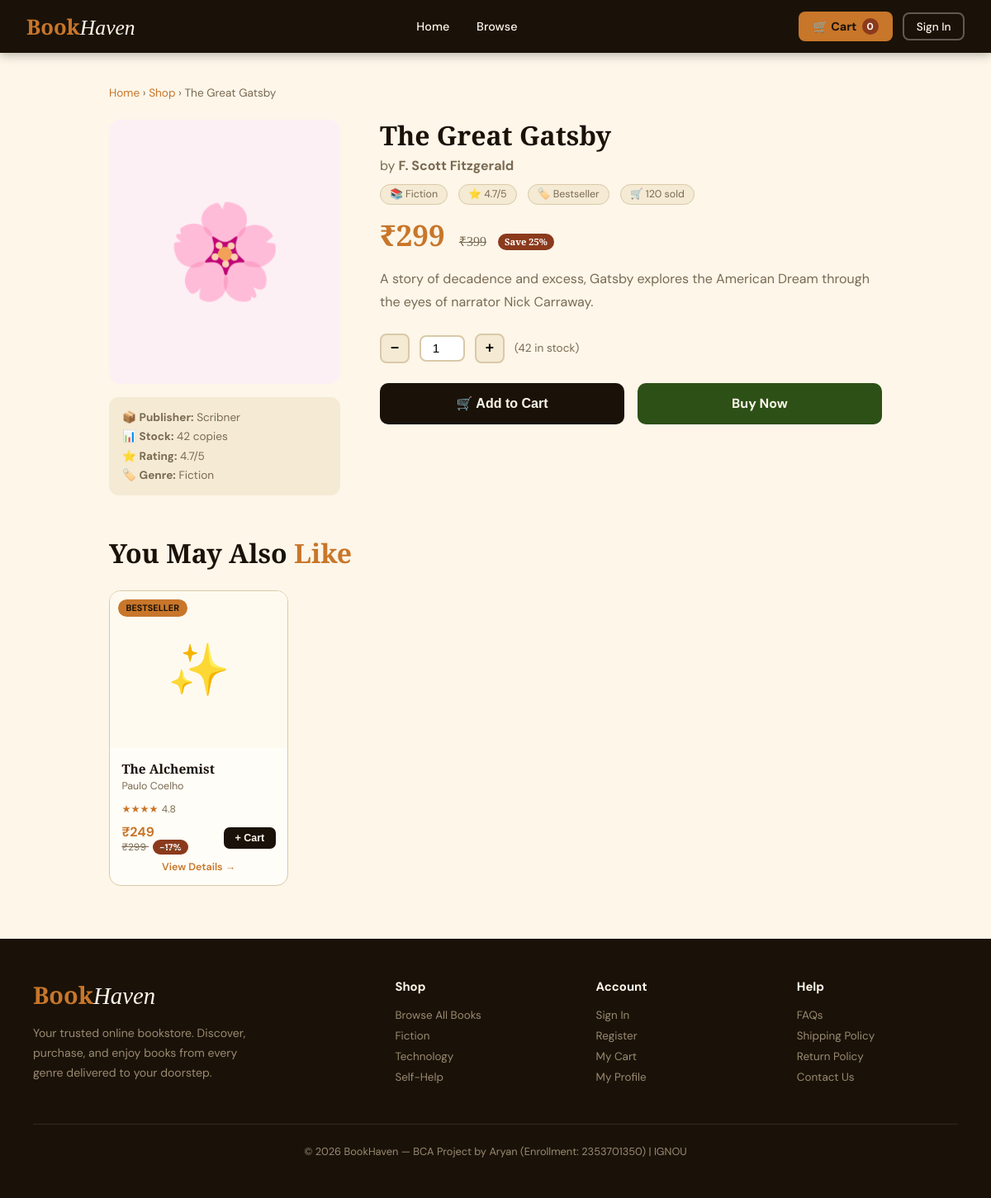
Page /book.php?id=1 on the committed database.
### tables this page shows
CREATE TABLE IF NOT EXISTS books (
    book_id         INT AUTO_INCREMENT PRIMARY KEY,
    title           VARCHAR(255) NOT NULL,
    author          VARCHAR(255) NOT NULL,
    c_id            INT,
    price           DECIMAL(10,2) NOT NULL,
    original_price  DECIMAL(10,2),
    stock           INT DEFAULT 0,
    rating          DECIMAL(2,1) DEFAULT 4.0,
    description     TEXT,
    publisher       VARCHAR(255),
    cover_icon      VARCHAR(10) DEFAULT '📚',
    cover_bg        VARCHAR(20) DEFAULT '#f5f5f5',
    badge           VARCHAR(50) DEFAULT '',
    sold            INT DEFAULT 0,
    created_at      DATETIME DEFAULT CURRENT_TIMESTAMP,
    FOREIGN KEY (c_id) REFERENCES categories(c_id) ON DELETE SET NULL
);

CREATE TABLE IF NOT EXISTS categories (
    c_id    INT AUTO_INCREMENT PRIMARY KEY,
    name    VARCHAR(100) NOT NULL,
    icon    VARCHAR(10) DEFAULT '📚'
);

### book.php (the view, shortened to what this page needs)
<?php
require_once 'includes/header.php';
$id   = (int)($_GET['id'] ?? 0);
$stmt = $conn->prepare("SELECT b.*, c.name AS genre FROM books b LEFT JOIN categories c ON b.c_id=c.c_id WHERE b.book_id=?");
$stmt->bind_param("i", $id);
$stmt->execute();
$book = $stmt->get_result()->fetch_assoc();
$discount = ($book['original_price'] > 0 && $book['original_price'] > $book['price'])
    ? round((1 - $book['price'] / $book['original_price']) * 100) : 0;
$cid      = (int)$book['c_id'];
$related  = $conn->query("SELECT b.*, c.name AS genre FROM books b LEFT JOIN categories c ON b.c_id=c.c_id WHERE b.c_id=$cid AND b.book_id!=$id LIMIT 4");
?>
<div class="book-detail-page">
  <div class="breadcrumb">
    <a href="index.php">Home</a> › <a href="shop.php">Shop</a> › <?= htmlspecialchars($book['title']) ?>
  </div>
  <div class="book-detail-grid">
    <div>
      <div class="detail-cover" style="background:<?= $book['cover_bg'] ?>">
        <span><?= $book['cover_icon'] ?></span>
      </div>
      <div style="margin-top:1rem;background:var(--cream);border-radius:12px;padding:1rem;font-size:.85rem;color:var(--muted);">
        <div style="margin-bottom:.4rem;">📦 <strong>Publisher:</strong> <?= htmlspecialchars($book['publisher']) ?></div>
        <div style="margin-bottom:.4rem;">📊 <strong>Stock:</strong> <?= $book['stock'] ?> copies</div>
        <div style="margin-bottom:.4rem;">⭐ <strong>Rating:</strong> <?= $book['rating'] ?>/5</div>
        <div>🏷️ <strong>Genre:</strong> <?= htmlspecialchars($book['genre']) ?></div>
      </div>
    </div>
    <div>
      <h1 style="font-family:'Playfair Display',serif;font-size:2rem;font-weight:900;line-height:1.2;margin-bottom:.4rem;">
        <?= htmlspecialchars($book['title']) ?>
      </h1>
      <p style="color:var(--muted);font-size:1rem;margin-bottom:.75rem;">by <strong><?= htmlspecialchars($book['author']) ?></strong></p>
      <div class="detail-meta">
        <span class="meta-tag">📚 <?= htmlspecialchars($book['genre']) ?></span>
        <span class="meta-tag">⭐ <?= $book['rating'] ?>/5</span>
        <?php if($book['badge']): ?>
          <span class="meta-tag">🏷️ <?= htmlspecialchars($book['badge']) ?></span>
        <?php endif; ?>
        <span class="meta-tag">🛒 <?= $book['sold'] ?> sold</span>
      </div>
      <div class="detail-price">
        ₹<?= number_format($book['price'], 0) ?>
        <?php if($discount > 0): ?>
          <small>₹<?= number_format($book['original_price'], 0) ?></small>
          <span class="discount-pct">Save <?= $discount ?>%</span>
        <?php endif; ?>
      </div>
      <p class="detail-desc"><?= nl2br(htmlspecialchars($book['description'])) ?></p>
      <?php if($book['stock'] > 0): ?>
        <form method="POST" action="cart.php">
          <div class="qty-control">
            <button type="button" class="qty-btn" data-action="dec">−</button>
            <input type="number" id="quantity" name="quantity" value="1" min="1" max="<?= $book['stock'] ?>" style="width:55px;text-align:center;border:2px solid var(--border);border-radius:8px;padding:.35rem;font-size:.95rem;">
            <button type="button" class="qty-btn" data-action="inc">+</button>
            <span style="color:var(--muted);font-size:.85rem;">(<?= $book['stock'] ?> in stock)</span>
          </div>
          <div class="detail-actions">
            <button type="submit" class="btn-cart-big">🛒 Add to Cart</button>
            <a href="cart.php" class="btn-cart-big" style="background:var(--forest);text-align:center;">Buy Now</a>
          </div>
        </form>
      <?php else: ?>
        <div style="background:#f8d7da;color:#721c24;padding:1rem;border-radius:10px;font-weight:600;">
          ❌ Out of Stock — Check back later.
        </div>
      <?php endif; ?>
    </div>
  </div>
  <?php if($related->num_rows > 0): ?>
    <div style="margin-top:3rem;">
      <h2 class="section-title" style="margin-bottom:1.5rem;">You May Also <span>Like</span></h2>
      <div class="books-grid">
        <?php while($book = $related->fetch_assoc()): ?>
          <?php include 'includes/book_card.php'; ?>
        <?php endwhile; ?>
      </div>
    </div>
  <?php endif; ?>
</div>
<?php require_once 'includes/footer.php'; ?>

### bookhaven/includes/book_card.php (shortened to what this page needs)
<?php
$badgeClass = match(strtolower($book['badge'] ?? '')) {
    'bestseller' => 'badge-bestseller',
    'new'        => 'badge-new new-badge',
    'hot'        => 'badge-hot hot-badge',
    'classic'    => 'badge-classic',
    default      => ''
};
$discount = ($book['original_price'] > 0 && $book['original_price'] > $book['price'])
    ? round((1 - $book['price'] / $book['original_price']) * 100) : 0;
?>
<div class="book-card">
  <a href="book.php?id=<?= $book['book_id'] ?>">
    <div class="book-cover" style="background:<?= htmlspecialchars($book['cover_bg']) ?>;">
      <span><?= $book['cover_icon'] ?></span>
      <?php if($book['badge']): ?>
        <span class="book-badge <?= $badgeClass ?>"><?= htmlspecialchars($book['badge']) ?></span>
      <?php endif; ?>
    </div>
  </a>
  <div class="book-info">
    <div class="book-title"><?= htmlspecialchars($book['title']) ?></div>
    <div class="book-author"><?= htmlspecialchars($book['author']) ?></div>
    <div style="margin-bottom:.5rem;">
      <span class="stars"><?= str_repeat('★', (int)$book['rating']) ?></span>
      <span style="color:var(--muted);font-size:.76rem;"> <?= $book['rating'] ?></span>
    </div>
    <div class="book-footer">
      <div class="book-price">
        ₹<?= number_format($book['price'], 0) ?>
        <?php if($discount > 0): ?>
          <small>₹<?= number_format($book['original_price'], 0) ?>
            <span class="discount-pct">-<?= $discount ?>%</span>
          </small>
        <?php endif; ?>
      </div>
      <form method="POST" action="cart.php">
        <button type="submit" class="btn-add">+ Cart</button>
      </form>
    </div>
    <a class="btn-view" href="book.php?id=<?= $book['book_id'] ?>">View Details →</a>
  </div>
</div>

### bookhaven/assets/css/style.css (style rules this page uses)
:root { --ink: #1a1208; --paper: #fdf6e9; --cream: #f5ead4; --amber: #c8762a; --amber-light: #e8963e; --amber-pale: #faefd8; --forest: #2d5016; --rust: #8b3a1c; --muted: #7a6a52; --border: #d9c9a8; --shadow: rgba(26,18,8,0.12); --card: #fffdf7; }
* { margin:0; padding:0; box-sizing:border-box; }
body { font-family:'DM Sans',sans-serif; background:var(--paper); color:var(--ink); min-height:100vh; }
a { text-decoration:none; color:inherit; }
.section-title { font-family:'Playfair Display',serif; font-size:2rem; font-weight:700; }
.section-title span { color:var(--amber); }
.books-grid { display:grid; grid-template-columns:repeat(auto-fill,minmax(195px,1fr)); gap:1.4rem; }
.book-card { background:var(--card); border:1px solid var(--border); border-radius:14px; overflow:hidden; transition:all .25s; position:relative; }
.book-cover { height:190px; display:flex; align-items:center; justify-content:center; font-size:3.8rem; position:relative; }
.book-badge { position:absolute; top:10px; left:10px; background:var(--amber); color:var(--ink); font-size:.68rem; font-weight:700; padding:.2rem .6rem; border-radius:20px; text-transform:uppercase; }
.book-info { padding:.9rem; }
.book-title { font-family:'Playfair Display',serif; font-size:.97rem; font-weight:700; margin-bottom:.2rem; line-height:1.3; }
.book-author { color:var(--muted); font-size:.78rem; margin-bottom:.5rem; }
.book-footer { display:flex; align-items:center; justify-content:space-between; }
.book-price { font-weight:700; color:var(--amber); font-size:1rem; }
.book-price small { text-decoration:line-through; color:var(--muted); font-size:.75rem; font-weight:400; display:block; }
.stars { color:var(--amber); font-size:.77rem; }
.btn-add { background:var(--ink); color:var(--paper); border:none; padding:.38rem .85rem; border-radius:7px; font-size:.78rem; font-weight:600; cursor:pointer; transition:background .2s; }
.btn-view { display:block; text-align:center; background:transparent; color:var(--amber); font-size:.78rem; font-weight:600; margin-top:.5rem; }
.book-detail-page { max-width:1000px; margin:2.5rem auto; padding:0 2rem; }
.book-detail-grid { display:grid; grid-template-columns:280px 1fr; gap:3rem; }
.detail-cover { height:320px; border-radius:14px; display:flex; align-items:center; justify-content:center; font-size:7rem; }
.detail-meta { display:flex; gap:.8rem; flex-wrap:wrap; margin:.75rem 0; }
.meta-tag { background:var(--cream); border:1px solid var(--border); padding:.22rem .7rem; border-radius:20px; font-size:.78rem; color:var(--muted); }
.detail-price { font-family:'Playfair Display',serif; font-size:2.2rem; font-weight:700; color:var(--amber); margin:.5rem 0 1rem; }
.detail-price small { font-size:1rem; text-decoration:line-through; color:var(--muted); font-weight:400; margin-left:.5rem; }
.detail-desc { color:var(--muted); line-height:1.75; margin-bottom:1.5rem; }
.qty-control { display:flex; align-items:center; gap:.75rem; margin-bottom:1.5rem; }
.qty-btn { background:var(--cream); border:2px solid var(--border); width:36px; height:36px; border-radius:8px; cursor:pointer; font-size:1.1rem; font-weight:700; transition:all .2s; }
.detail-actions { display:flex; gap:1rem; }
.btn-cart-big { background:var(--ink); color:var(--paper); border:none; padding:.9rem 2rem; border-radius:10px; font-size:1rem; font-weight:700; cursor:pointer; transition:all .2s; flex:1; }
.badge-bestseller { background:var(--amber); color:var(--ink); }
.discount-pct { background:var(--rust); color:#fff; font-size:.7rem; font-weight:700; padding:.15rem .5rem; border-radius:10px; margin-left:.3rem; }
.breadcrumb { color:var(--muted); font-size:.85rem; margin-bottom:1.5rem; }
.breadcrumb a { color:var(--amber); }

### rows in the picture
books: title "The Great Gatsby", cover_icon "🌸", publisher "Scribner", stock "42", rating "4.7", c.name "Fiction", author "F. Scott Fitzgerald", badge "Bestseller", sold "120", price "299", original_price "399", discount "25", description "A story of decadence and excess, Gatsby explores the American Dream through the eyes of narrator Nick Carraway."
books: cover_icon "✨", badge "BESTSELLER", title "The Alchemist", author "Paulo Coelho", rating "★★★★", rating "4.8", price "249", original_price "299", discount "17"

### other values in the picture
$cartCount "0"
